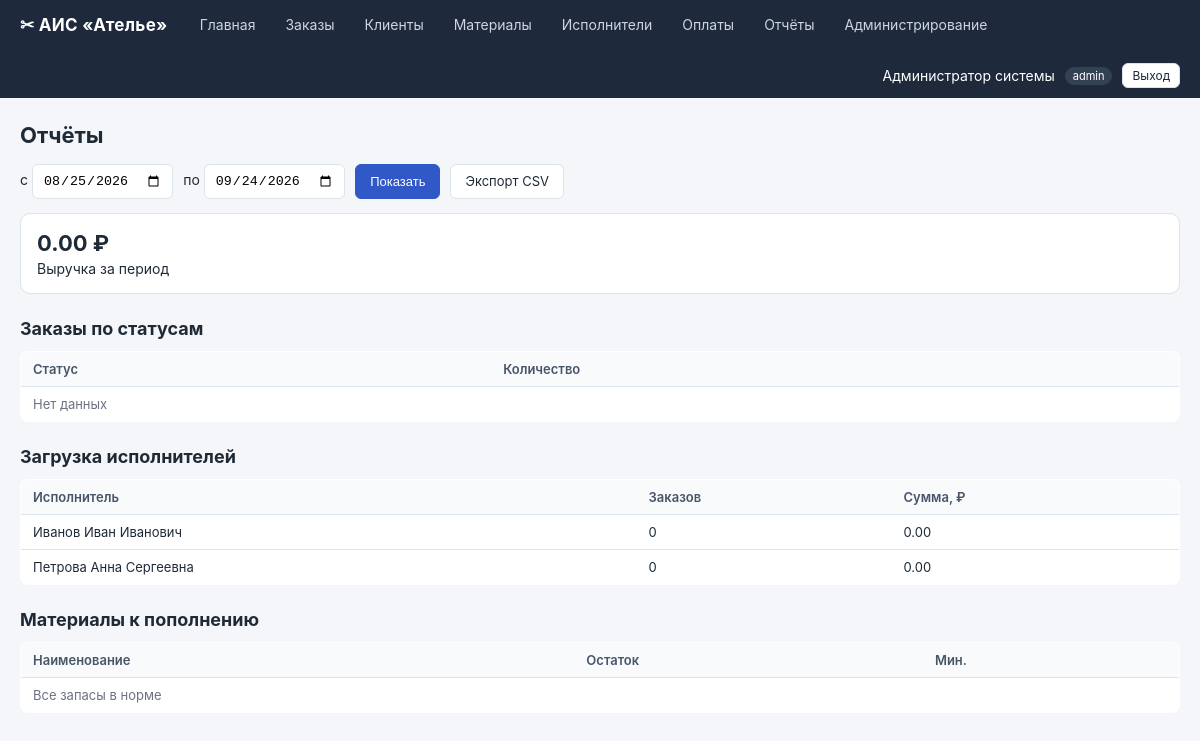
/reports/ (signed in), run on the app's committed database.
### tables this page shows
CREATE TABLE users (
    id INTEGER PRIMARY KEY AUTOINCREMENT,
    username TEXT UNIQUE NOT NULL,
    full_name TEXT NOT NULL,
    password_hash TEXT NOT NULL,
    role TEXT NOT NULL DEFAULT 'receptionist',
    is_active INTEGER NOT NULL DEFAULT 1,
    created_at TEXT DEFAULT CURRENT_TIMESTAMP
);

CREATE TABLE workers (
    id INTEGER PRIMARY KEY AUTOINCREMENT,
    full_name TEXT NOT NULL,
    specialization TEXT,
    rate REAL DEFAULT 0,
    is_active INTEGER NOT NULL DEFAULT 1
);

### blueprints/reports.py (the view)
@bp.route('/')
@login_required
@role_required('admin', 'director')
def index():
    d_from, d_to = _get_range()
    revenue = q("SELECT COALESCE(SUM(amount),0) s FROM payments "
                "WHERE is_deleted=0 AND date(created_at) BETWEEN ? AND ?",
                (d_from, d_to), one=True)['s'] or 0
    by_status = q("""SELECT status, COUNT(*) c FROM orders
                     WHERE is_deleted=0 AND date(created_at) BETWEEN ? AND ?
                     GROUP BY status""", (d_from, d_to))
    by_worker = q("""
        SELECT w.full_name AS name,
               (SELECT COUNT(*) FROM orders o WHERE o.worker_id=w.id
                AND o.is_deleted=0 AND date(o.created_at) BETWEEN ? AND ?) AS cnt,
               (SELECT COALESCE(SUM(total),0) FROM orders o WHERE o.worker_id=w.id
                AND o.is_deleted=0 AND date(o.created_at) BETWEEN ? AND ?) AS s
        FROM workers w
        ORDER BY w.full_name
    """, (d_from, d_to, d_from, d_to))
    low_materials = q("SELECT * FROM materials WHERE stock <= min_stock")
    return render_template('reports.html',
                           d_from=d_from, d_to=d_to,
                           revenue=revenue, by_status=by_status,
                           by_worker=by_worker, low_materials=low_materials)

### blueprints/reports.py (called while the page is built)
def _get_range():
    d_from = clean_text(request.args.get('from'), 20) or \
             (date.today() - timedelta(days=30)).isoformat()
    d_to = clean_text(request.args.get('to'), 20) or date.today().isoformat()
    try:
        datetime.fromisoformat(d_from)
        datetime.fromisoformat(d_to)
    except ValueError:
        d_from = (date.today() - timedelta(days=30)).isoformat()
        d_to = date.today().isoformat()
    return d_from, d_to

### db.py (called while the page is built)
def get_db():
    if 'db' not in g:
        g.db = sqlite3.connect(Config.DATABASE)
        g.db.row_factory = sqlite3.Row
        g.db.execute('PRAGMA foreign_keys = ON')
    return g.db

def q(sql, params=(), one=False):
    cur = get_db().execute(sql, params)
    rows = cur.fetchall()
    cur.close()
    if one:
        return dict(rows[0]) if rows else None
    return [dict(r) for r in rows]

### utils.py (called while the page is built)
def current_user():
    uid = session.get('user_id')
    if not uid:
        return None
    u = q('SELECT * FROM users WHERE id = ?', (uid,), one=True)
    if not u or not u['is_active']:
        session.pop('user_id', None)
        return None
    return u

def login_required(f):
    @wraps(f)
    def wrapper(*a, **kw):
        if not current_user():
            return redirect(url_for('auth.login', next=request.path))
        return f(*a, **kw)
    return wrapper

def role_required(*roles):
    def deco(f):
        @wraps(f)
        def wrapper(*a, **kw):
            u = current_user()
            if not u:
                return redirect(url_for('auth.login'))
            if roles and u['role'] not in roles:
                abort(403)
            return f(*a, **kw)
        return wrapper
    return deco

def has_role(*roles):
    u = current_user()
    return bool(u and u['role'] in roles)

def clean_text(value, max_len=500):
    if value is None:
        return ''
    s = str(value).strip()
    s = re.sub(r'[\x00-\x08\x0b\x0c\x0e-\x1f\x7f]', '', s)
    return s[:max_len]

### templates/reports.html (shortened to what this page needs)
{% extends "base.html" %}
{% block content %}
<h1>Отчёты</h1>
<form method="get" class="searchbar">
  <label>с <input type="date" name="from" value="{{ d_from }}"></label>
  <label>по <input type="date" name="to" value="{{ d_to }}"></label>
  <button class="btn btn-primary" type="submit">Показать</button>
  <a class="btn" href="{{ url_for('reports.export_csv') }}?from={{ d_from }}&to={{ d_to }}">Экспорт CSV</a>
</form>
<div class="stats">
  <div class="stat"><div class="stat-num">{{ '%.2f'|format(revenue) }} ₽</div><div>Выручка за период</div></div>
</div>
<h2>Заказы по статусам</h2>
<table class="table">
<thead><tr><th>Статус</th><th>Количество</th></tr></thead>
<tbody>
{% for s in by_status %}<tr><td>{{ s.status }}</td><td>{{ s.c }}</td></tr>
{% else %}<tr><td colspan="2" class="muted">Нет данных</td></tr>{% endfor %}
</tbody>
</table>
<h2>Загрузка исполнителей</h2>
<table class="table">
<thead><tr><th>Исполнитель</th><th>Заказов</th><th>Сумма, ₽</th></tr></thead>
<tbody>
{% for w in by_worker %}
<tr><td>{{ w.name }}</td><td>{{ w.cnt }}</td><td>{{ '%.2f'|format(w.s or 0) }}</td></tr>
{% else %}<tr><td colspan="3" class="muted">Нет данных</td></tr>{% endfor %}
</tbody>
</table>
<h2>Материалы к пополнению</h2>
<table class="table">
<thead><tr><th>Наименование</th><th>Остаток</th><th>Мин.</th></tr></thead>
<tbody>
{% for m in low_materials %}
<tr class="row-warn"><td>{{ m.name }}</td><td>{{ m.stock }} {{ m.unit }}</td>
    <td>{{ m.min_stock }}</td></tr>
{% else %}
<tr><td colspan="3" class="muted">Все запасы в норме</td></tr>
{% endfor %}
</tbody>
</table>
{% endblock %}

### templates/base.html (shortened to what this page needs)
<!doctype html>
<html lang="ru">
<head>
<link rel="stylesheet" href="{{ url_for('static', filename='css/style.css') }}">
</head>
<body>
{% if current_user %}
<header class="topbar">
  <div class="brand">✂ АИС «Ателье»</div>
  <nav>
    <a href="{{ url_for('dashboard.index') }}">Главная</a>
    <a href="{{ url_for('orders.index') }}">Заказы</a>
    <a href="{{ url_for('clients.index') }}">Клиенты</a>
    <a href="{{ url_for('materials.index') }}">Материалы</a>
    <a href="{{ url_for('workers.index') }}">Исполнители</a>
    <a href="{{ url_for('payments.index') }}">Оплаты</a>
    {% if has_role('admin','director') %}
    <a href="{{ url_for('reports.index') }}">Отчёты</a>
    {% endif %}
    {% if has_role('admin') %}
    <a href="{{ url_for('admin.index') }}">Администрирование</a>
    {% endif %}
  </nav>
  <div class="user">
    {{ current_user.full_name }} <span class="role">{{ current_user.role }}</span>
    <a href="{{ url_for('auth.logout') }}" class="btn btn-small">Выход</a>
  </div>
</header>
{% endif %}
<main class="container">
  {% block content %}{% endblock %}
</main>
</body>
</html>

### static/css/style.css (style rules this page uses)
:root { --bg: #f4f6f9; --card: #ffffff; --border: #dde3ea; --text: #1f2a37; --muted: #6b7280; --primary: #3059c7; --primary-h: #2347a6; --ok: #1f9d55; --warn: #d97706; --err: #dc2626; }
* { box-sizing: border-box; }
body { margin: 0; font-family: -apple-system, "Segoe UI", Roboto, Arial, sans-serif; background: var(--bg); color: var(--text); font-size: 14px; }
a { color: var(--primary); text-decoration: none; }
.topbar { background: #1e293b; color: #fff; display: flex; align-items: center; padding: 10px 20px; gap: 24px; flex-wrap: wrap; }
.topbar .brand { font-size: 17px; font-weight: 700; letter-spacing: .3px; }
.topbar nav { display: flex; gap: 14px; flex-wrap: wrap; }
.topbar nav a { color: #cbd5e1; padding: 6px 8px; border-radius: 6px; }
.topbar .user { margin-left: auto; display: flex; align-items: center; gap: 10px; }
.topbar .role { background: #334155; padding: 2px 8px; border-radius: 999px; font-size: 11px; }
.container { max-width: 1280px; margin: 24px auto; padding: 0 20px; }
h1 { font-size: 22px; margin: 0 0 16px; }
h2 { font-size: 18px; margin: 24px 0 12px; }
.btn { display: inline-block; padding: 8px 14px; border: 1px solid var(--border); border-radius: 6px; background: #fff; cursor: pointer; font-size: 13px; color: var(--text); text-decoration: none; }
.btn-primary { background: var(--primary); color: #fff; border-color: var(--primary); }
.btn-small { padding: 4px 9px; font-size: 12px; }
.table { width: 100%; border-collapse: collapse; background: #fff; border-radius: 8px; overflow: hidden; border: 1px solid var(--border); }
.table th, .table td { padding: 9px 12px; text-align: left; border-bottom: 1px solid var(--border); font-size: 13px; vertical-align: top; }
.table th { background: #f8fafc; font-weight: 600; color: #475569; }
.table tr:last-child td { border-bottom: none; }
.stats { display: grid; grid-template-columns: repeat(auto-fit, minmax(180px, 1fr)); gap: 12px; margin-bottom: 16px; }
.stat { background: #fff; border: 1px solid var(--border); border-radius: 10px; padding: 16px; }
.stat-num { font-size: 22px; font-weight: 700; margin-bottom: 4px; }
.muted { color: var(--muted); }
.searchbar { display: flex; gap: 10px; margin-bottom: 14px; flex-wrap: wrap; }
.searchbar input, .searchbar select { padding: 8px 10px; border: 1px solid var(--border); border-radius: 6px; }

### data on the page
users: full_name "Администратор системы", role "admin"
workers: name "Иванов Иван Иванович", cnt "0", s "0.00"
workers: name "Петрова Анна Сергеевна", cnt "0", s "0.00"

### other printed values
{{ '%.2f'|format(revenue) }} "0.00"
